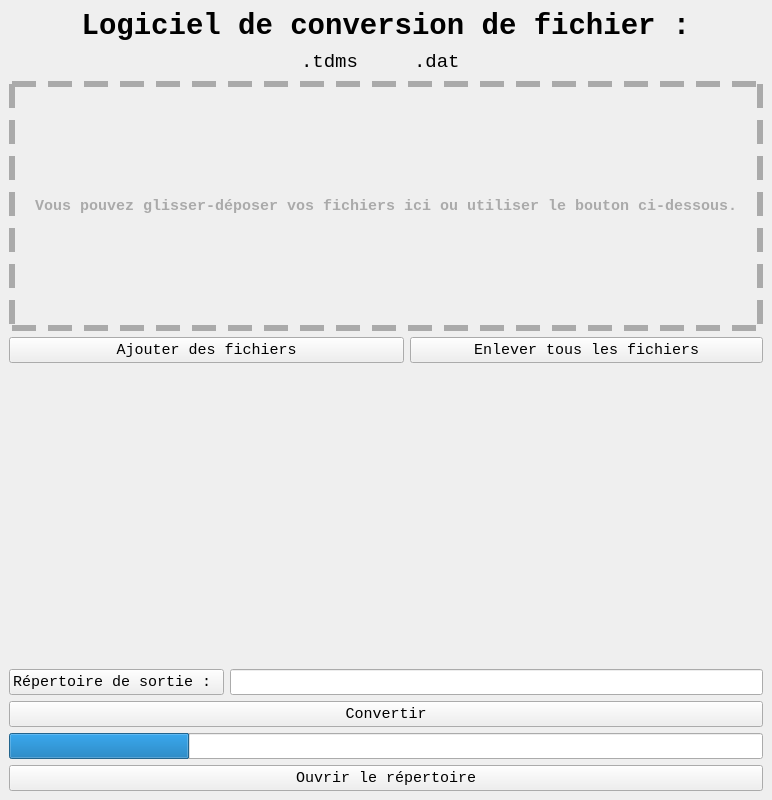
<?xml version="1.0" encoding="UTF-8"?>
<ui version="4.0">
 <class>mainWindow</class>
 <widget class="QMainWindow" name="mainWindow">
  <property name="geometry">
   <rect>
    <x>0</x>
    <y>0</y>
    <width>772</width>
    <height>800</height>
   </rect>
  </property>
  <property name="sizePolicy">
   <sizepolicy hsizetype="Fixed" vsizetype="Fixed">
    <horstretch>0</horstretch>
    <verstretch>0</verstretch>
   </sizepolicy>
  </property>
  <property name="minimumSize">
   <size>
    <width>772</width>
    <height>800</height>
   </size>
  </property>
  <property name="maximumSize">
   <size>
    <width>772</width>
    <height>800</height>
   </size>
  </property>
  <property name="font">
   <font>
    <family>Consolas</family>
    <pointsize>11</pointsize>
   </font>
  </property>
  <property name="windowTitle">
   <string>TdmsDataConverter</string>
  </property>
  <property name="windowIcon">
   <iconset resource="../../ALPIN/Ressources_ALPIN/Icons/Icons8/icons8.qrc">
    <normaloff>:/Settings/support.svg</normaloff>:/Settings/support.svg</iconset>
  </property>
  <property name="iconSize">
   <size>
    <width>32</width>
    <height>32</height>
   </size>
  </property>
  <widget class="QWidget" name="mwWidget">
   <layout class="QGridLayout" name="gridLayout">
    <item row="0" column="0">
     <layout class="QGridLayout" name="centralLayout">
      <item row="1" column="0" colspan="4">
       <layout class="QHBoxLayout" name="menuLayout">
        <property name="leftMargin">
         <number>0</number>
        </property>
        <property name="topMargin">
         <number>0</number>
        </property>
        <property name="rightMargin">
         <number>0</number>
        </property>
        <property name="bottomMargin">
         <number>0</number>
        </property>
        <item>
         <widget class="QLabel" name="tdms">
          <property name="sizePolicy">
           <sizepolicy hsizetype="Minimum" vsizetype="Minimum">
            <horstretch>0</horstretch>
            <verstretch>0</verstretch>
           </sizepolicy>
          </property>
          <property name="font">
           <font>
            <family>Consolas</family>
            <pointsize>14</pointsize>
           </font>
          </property>
          <property name="text">
           <string>.tdms</string>
          </property>
          <property name="alignment">
           <set>Qt::AlignRight|Qt::AlignTrailing|Qt::AlignVCenter</set>
          </property>
         </widget>
        </item>
        <item>
         <widget class="QPushButton" name="pushButtonFlow">
          <property name="sizePolicy">
           <sizepolicy hsizetype="Maximum" vsizetype="Minimum">
            <horstretch>0</horstretch>
            <verstretch>0</verstretch>
           </sizepolicy>
          </property>
          <property name="text">
           <string/>
          </property>
          <property name="icon">
           <iconset resource="icons/resourceImages.qrc">
            <normaloff>:/arrow/arrowR.png</normaloff>:/arrow/arrowR.png</iconset>
          </property>
          <property name="iconSize">
           <size>
            <width>32</width>
            <height>32</height>
           </size>
          </property>
          <property name="flat">
           <bool>true</bool>
          </property>
         </widget>
        </item>
        <item>
         <widget class="QLabel" name="data">
          <property name="sizePolicy">
           <sizepolicy hsizetype="Minimum" vsizetype="Minimum">
            <horstretch>0</horstretch>
            <verstretch>0</verstretch>
           </sizepolicy>
          </property>
          <property name="font">
           <font>
            <family>Consolas</family>
            <pointsize>14</pointsize>
           </font>
          </property>
          <property name="text">
           <string>.dat</string>
          </property>
          <property name="alignment">
           <set>Qt::AlignLeading|Qt::AlignLeft|Qt::AlignVCenter</set>
          </property>
         </widget>
        </item>
       </layout>
      </item>
      <item row="8" column="0" colspan="4">
       <widget class="QProgressBar" name="progressBar">
        <property name="value">
         <number>24</number>
        </property>
        <property name="alignment">
         <set>Qt::AlignCenter</set>
        </property>
        <property name="textVisible">
         <bool>false</bool>
        </property>
        <property name="textDirection">
         <enum>QProgressBar::TopToBottom</enum>
        </property>
       </widget>
      </item>
      <item row="9" column="0" colspan="4">
       <widget class="QPushButton" name="pushButtonOpenPath">
        <property name="text">
         <string>Ouvrir le répertoire</string>
        </property>
        <property name="icon">
         <iconset resource="../../ALPIN/Ressources_ALPIN/Icons/Icons8/icons8.qrc">
          <normaloff>:/Documents/dossier-ouvert.svg</normaloff>:/Documents/dossier-ouvert.svg</iconset>
        </property>
        <property name="iconSize">
         <size>
          <width>32</width>
          <height>32</height>
         </size>
        </property>
       </widget>
      </item>
      <item row="4" column="2" colspan="2">
       <widget class="QPushButton" name="pushButtonRAZ">
        <property name="text">
         <string>Enlever tous les fichiers</string>
        </property>
        <property name="icon">
         <iconset resource="../../ALPIN/Ressources_ALPIN/Icons/Icons8/icons8.qrc">
          <normaloff>:/Status/annuler-2.svg</normaloff>:/Status/annuler-2.svg</iconset>
        </property>
        <property name="iconSize">
         <size>
          <width>32</width>
          <height>32</height>
         </size>
        </property>
       </widget>
      </item>
      <item row="0" column="0" colspan="4">
       <widget class="QLabel" name="title">
        <property name="sizePolicy">
         <sizepolicy hsizetype="Preferred" vsizetype="Maximum">
          <horstretch>0</horstretch>
          <verstretch>0</verstretch>
         </sizepolicy>
        </property>
        <property name="font">
         <font>
          <family>Consolas</family>
          <pointsize>22</pointsize>
          <weight>75</weight>
          <bold>true</bold>
         </font>
        </property>
        <property name="text">
         <string>Logiciel de conversion de fichier :</string>
        </property>
        <property name="textFormat">
         <enum>Qt::AutoText</enum>
        </property>
        <property name="scaledContents">
         <bool>false</bool>
        </property>
        <property name="alignment">
         <set>Qt::AlignCenter</set>
        </property>
        <property name="textInteractionFlags">
         <set>Qt::NoTextInteraction</set>
        </property>
       </widget>
      </item>
      <item row="6" column="0">
       <widget class="QPushButton" name="pushButtonPathExit">
        <property name="text">
         <string>Répertoire de sortie : </string>
        </property>
        <property name="icon">
         <iconset resource="../../ALPIN/Ressources_ALPIN/Icons/Icons8/icons8.qrc">
          <normaloff>:/Documents/dossier (1).svg</normaloff>:/Documents/dossier (1).svg</iconset>
        </property>
        <property name="iconSize">
         <size>
          <width>32</width>
          <height>32</height>
         </size>
        </property>
       </widget>
      </item>
      <item row="6" column="1" colspan="3">
       <widget class="QLineEdit" name="lineEditPathExit">
        <property name="sizePolicy">
         <sizepolicy hsizetype="Preferred" vsizetype="Preferred">
          <horstretch>0</horstretch>
          <verstretch>0</verstretch>
         </sizepolicy>
        </property>
       </widget>
      </item>
      <item row="2" column="0" colspan="4">
       <widget class="QLabel" name="dropZone">
        <property name="minimumSize">
         <size>
          <width>0</width>
          <height>250</height>
         </size>
        </property>
        <property name="styleSheet">
         <string notr="true">QLabel{border: 6px dashed #aaa}</string>
        </property>
        <property name="text">
         <string>&lt;html&gt;&lt;head/&gt;&lt;body&gt;&lt;p align=&quot;center&quot;&gt;&lt;img src=&quot;:/drop/drop-black.png&quot;/&gt;&lt;/p&gt;&lt;p align=&quot;center&quot;&gt;&lt;span style=&quot; font-size:11pt; font-weight:600; color:#aaaaaa;&quot;&gt;Vous pouvez glisser-déposer vos fichiers ici ou utiliser le bouton ci-dessous.&lt;/span&gt;&lt;/p&gt;&lt;/body&gt;&lt;/html&gt;</string>
        </property>
        <property name="textFormat">
         <enum>Qt::RichText</enum>
        </property>
        <property name="alignment">
         <set>Qt::AlignCenter</set>
        </property>
       </widget>
      </item>
      <item row="4" column="0" colspan="2">
       <widget class="QPushButton" name="pushButtonAddFile">
        <property name="text">
         <string>Ajouter des fichiers</string>
        </property>
        <property name="icon">
         <iconset resource="../../ALPIN/Ressources_ALPIN/Icons/Icons8/icons8.qrc">
          <normaloff>:/CommonActions/plus.svg</normaloff>:/CommonActions/plus.svg</iconset>
        </property>
        <property name="iconSize">
         <size>
          <width>32</width>
          <height>32</height>
         </size>
        </property>
       </widget>
      </item>
      <item row="7" column="0" colspan="4">
       <widget class="QPushButton" name="pushButtonRun">
        <property name="text">
         <string>Convertir</string>
        </property>
        <property name="icon">
         <iconset resource="../../ALPIN/Ressources_ALPIN/Icons/Icons8/icons8.qrc">
          <normaloff>:/Settings/services.svg</normaloff>:/Settings/services.svg</iconset>
        </property>
        <property name="iconSize">
         <size>
          <width>32</width>
          <height>32</height>
         </size>
        </property>
       </widget>
      </item>
      <item row="5" column="0" colspan="4">
       <widget class="QScrollArea" name="scrollArea">
        <property name="minimumSize">
         <size>
          <width>0</width>
          <height>225</height>
         </size>
        </property>
        <property name="styleSheet">
         <string notr="true"/>
        </property>
        <property name="frameShape">
         <enum>QFrame::NoFrame</enum>
        </property>
        <property name="frameShadow">
         <enum>QFrame::Plain</enum>
        </property>
        <property name="horizontalScrollBarPolicy">
         <enum>Qt::ScrollBarAlwaysOff</enum>
        </property>
        <property name="widgetResizable">
         <bool>true</bool>
        </property>
        <property name="alignment">
         <set>Qt::AlignCenter</set>
        </property>
        <widget class="QWidget" name="filesArea">
         <property name="geometry">
          <rect>
           <x>0</x>
           <y>0</y>
           <width>752</width>
           <height>225</height>
          </rect>
         </property>
         <layout class="QGridLayout" name="gridLayout_filesArea"/>
        </widget>
       </widget>
      </item>
     </layout>
    </item>
   </layout>
  </widget>
 </widget>
 <resources>
  <include location="../../ALPIN/Ressources_ALPIN/Icons/Icons8/icons8.qrc"/>
  <include location="icons/resourceImages.qrc"/>
 </resources>
 <connections/>
</ui>
